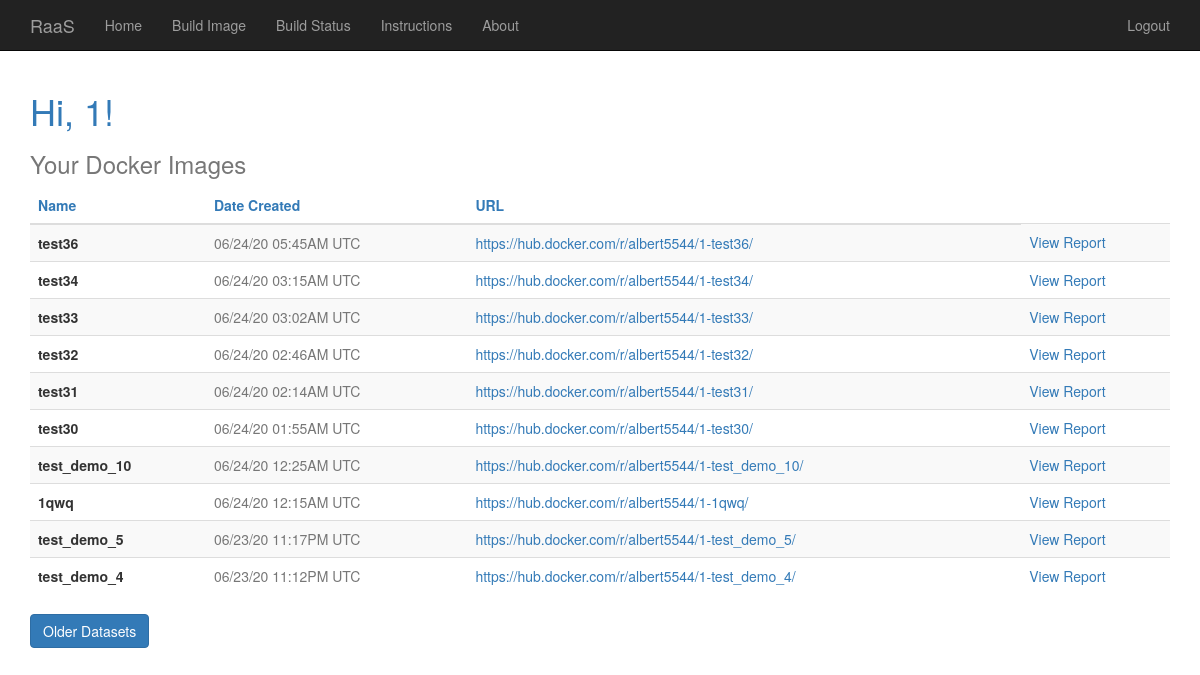
The page /index (signed in) on the database as committed earlier.
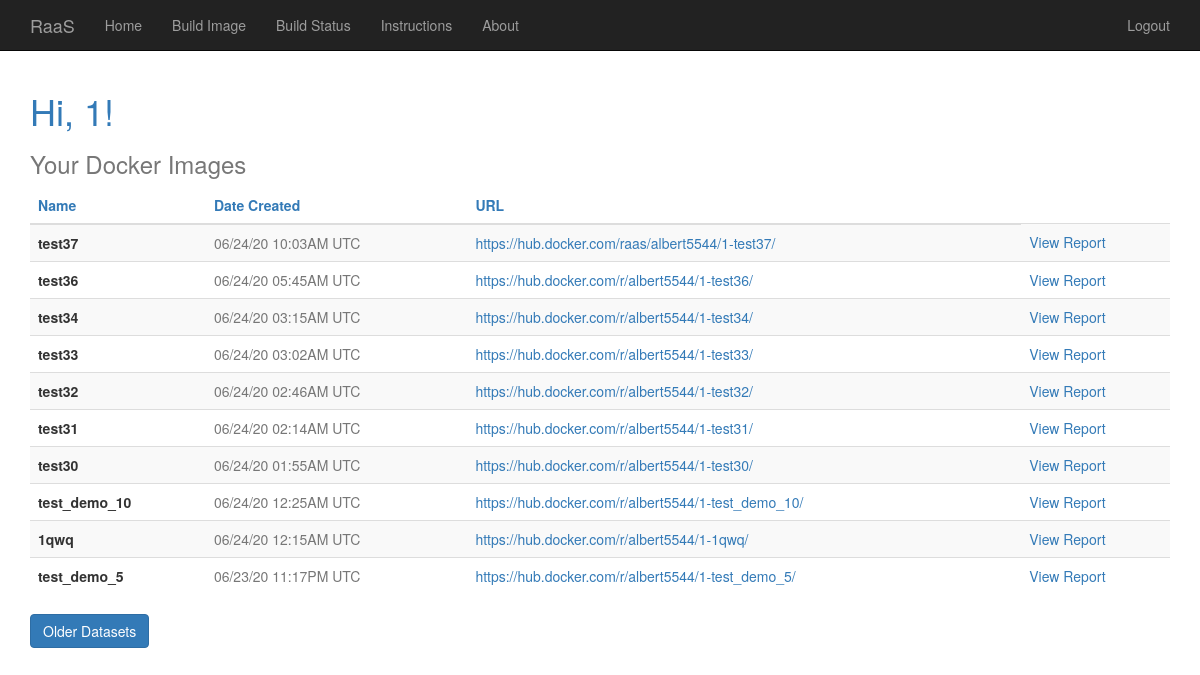
The same page on the database as committed later.
### app/models.py (models this page shows, shortened)
class User(UserMixin, db.Model):
	id = db.Column(db.Integer, primary_key=True)
	username = db.Column(db.String(64), index=True, unique=True)
	email = db.Column(db.String(120), index=True, unique=True)
	password_hash = db.Column(db.String(128))
	datasets = db.relationship('Dataset', backref='author', lazy='dynamic')

class Dataset(db.Model):
	id = db.Column(db.Integer, primary_key=True)
	url = db.Column(db.String(140))
	name = db.Column(db.String(50))
	timestamp = db.Column(db.DateTime, index=True, default=datetime.utcnow)
	report = db.Column(JSONType)
	user_id = db.Column(db.Integer, db.ForeignKey('user.id'))

### app/routes.py (the view)
@app.route('/')
@app.route('/index')
@login_required
def index():
    page = request.args.get('page', 1, type=int)
    datasets = Dataset.query.filter_by(user_id=current_user.id).order_by(desc(Dataset.timestamp)) \
        .paginate(page, 10, False)
    next_url = url_for('index', page=datasets.next_num) if datasets.has_next else None
    prev_url = url_for('index', page=datasets.prev_num) if datasets.has_prev else None
    if datasets.items:
        return render_template('index.html', title='Home', datasets=datasets.items,
                               next_url=next_url, prev_url=prev_url)
    else:
        return render_template('index_new_user.html')

### app/models.py (called while the page is built)
@login.user_loader
def load_user(id):
	return User.query.get(int(id))

### app/templates/index.html (shortened to what this page needs)
{% extends "base.html" %}
{% block app_content %}
    <h1 class="text-primary">Hi, {{ current_user.username }}!</h1>
    <h3 class="text-muted">Your Docker Images</h3>
    <table class="table table-striped table-hover">
     	<thead class="thead-dark">
        	<tr class="text-primary">
         		<th scope="col">Name</th>
        		<th scope="col">Date Created</th>
				 <th scope="col">URL</th>
    		</tr>
		</thead>
		<tbody>
		{% for dataset in datasets %}
			<tr>
				<th scope="row">{{ dataset.name }}</th>
		      	<td class="text-muted">{{ dataset.timestamp.strftime('%m/%d/%y %I:%M%p UTC') }}</td>
				<td><a href="{{ dataset.url }}" target="_blank">{{ dataset.url }}</a></td>
				<td><a href="{{ url_for('report', reportNum=dataset.id) }}">View Report</a></td>
			</tr>
		{% endfor %}
		</tbody>
	</table>
    {% if next_url %}
    <a href="{{ next_url }}"><button type="button" class="btn btn-primary">Older Datasets</button></a>
    {% endif %}
{% endblock %}

### app/templates/base.html (shortened to what this page needs)
{% extends 'bootstrap/base.html' %}
{% block navbar %}
    <nav class="navbar navbar-static-top navbar-inverse">
        <div class="container">
            <div class="navbar-header">
                <a class="navbar-brand" href="{{ url_for('index') }}">
                  RaaS
                </a>
            </div>
            <div class="collapse navbar-collapse" id="bs-example-navbar-collapse-1">
                <ul class="nav navbar-nav">
                    <li><a href="{{ url_for('index') }}">Home</a></li>
                    <li><a href="{{ url_for('containrize') }}">Build Image</a></li>
                    <li><a href="{{ url_for('build_status') }}">Build Status</a></li>
                    <li><a href="{{ url_for('instructions') }}">Instructions</a></li>
                    <li><a href="{{ url_for('about') }}">About</a></li>
                </ul>
                <ul class="nav navbar-nav navbar-right">
                    {% if current_user.is_anonymous %}
                    <li><a href="{{ url_for('login') }}">Login</a></li>
                    {% else %}
                    <li><a href="{{ url_for('logout') }}">Logout</a></li>
                    {% endif %}
                </ul>
            </div>
        </div>
    </nav>
{% endblock %}
{% block content %}
    <div class="container">
        {% block app_content %}{% endblock %}
    </div>
{% endblock %}

Rows that differ between the two databases and show on the page:
no longer on this page (row unchanged): Dataset: name "test_demo_4", timestamp "06/23/20 11:12PM UTC", url "https://hub.docker.com/r/albert5544/1-test_demo_4/"
added Dataset: name "test37", timestamp "06/24/20 10:03AM UTC", url "https://hub.docker.com/raas/albert5544/1-test37/"
